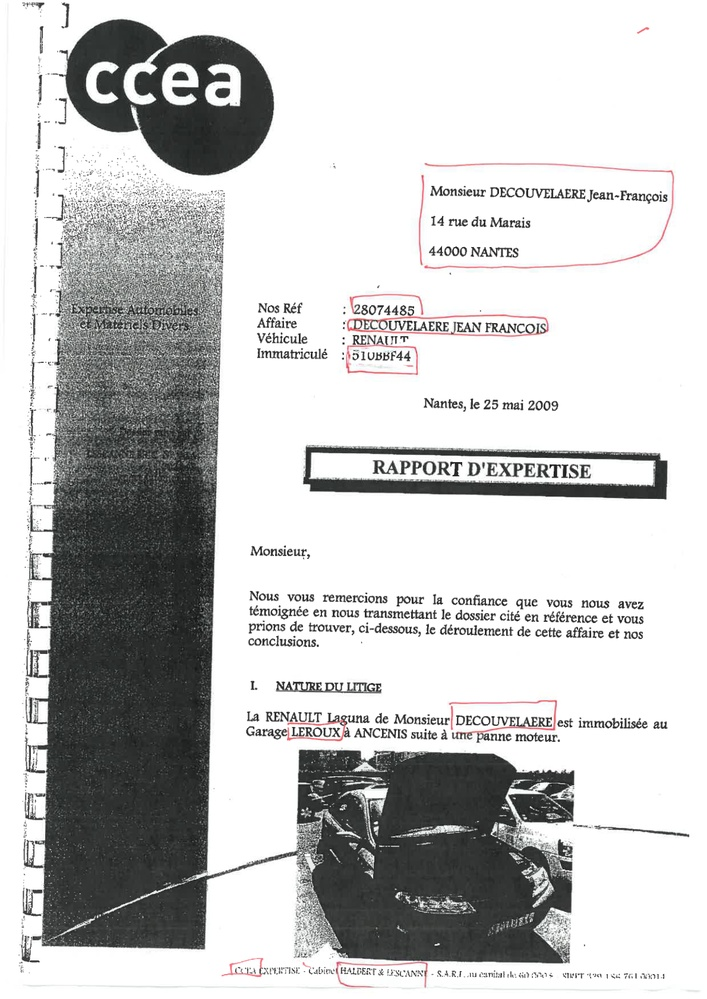
#> input picture Mastering_ocr/images/page-0-1651657651.9124749.jpg, 707 x 999 px, shrunk from 1190 x 1682 before the run
$ python color_histogram.py --image ../Mastering_ocr/images/page-0-1651657651.9124749.jpg
#> lines starting #> are read from the running program, lines starting #| are printed output that depends on the picture
from __future__ import print_function
from matplotlib import pyplot as plt
import argparse
import numpy as np
import cv2

ap = argparse.ArgumentParser()
ap.add_argument("-i","--image",required=True,help="path to the image")
args = vars(ap.parse_args())
image = cv2.imread(args["image"])
#> image is the input picture: shape (999, 707, 3); mean B, G, R 197.1, 197.4, 197.1
cv2.imshow("original coloured",image)


chans = cv2.split(image)
colors = ("b","g","r")

plt.figure()
plt.title("Flattened' color histogram")
plt.xlabel("Bins")
plt.ylabel("# of pixel")


for (chan,color) in zip(chans,colors):
    hist = cv2.calcHist([chan],[0],None,[256],[0,256])
    plt.plot(hist,color = color)
    plt.xlim([0,256])
#> this loop made 3 passes
#> color on passes 1 to 3: 'b', 'g', 'r'
plt.show()
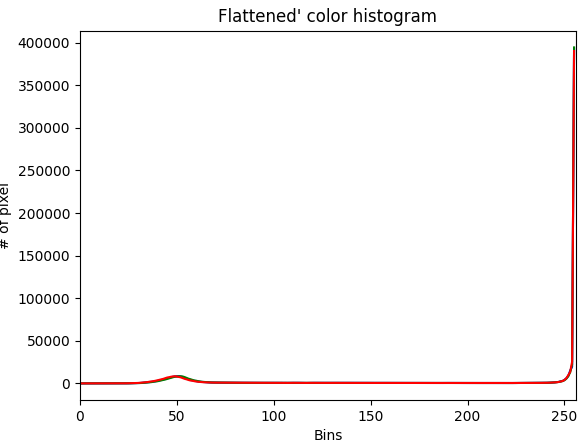
#> figure drawn by matplotlib, 1 panel; curve peaks at x = 255, y = 393205; curve peaks at x = 255, y = 394502; curve peaks at x = 255, y = 390239
#> (the run stopped early here; a loop or call above may not have finished)
